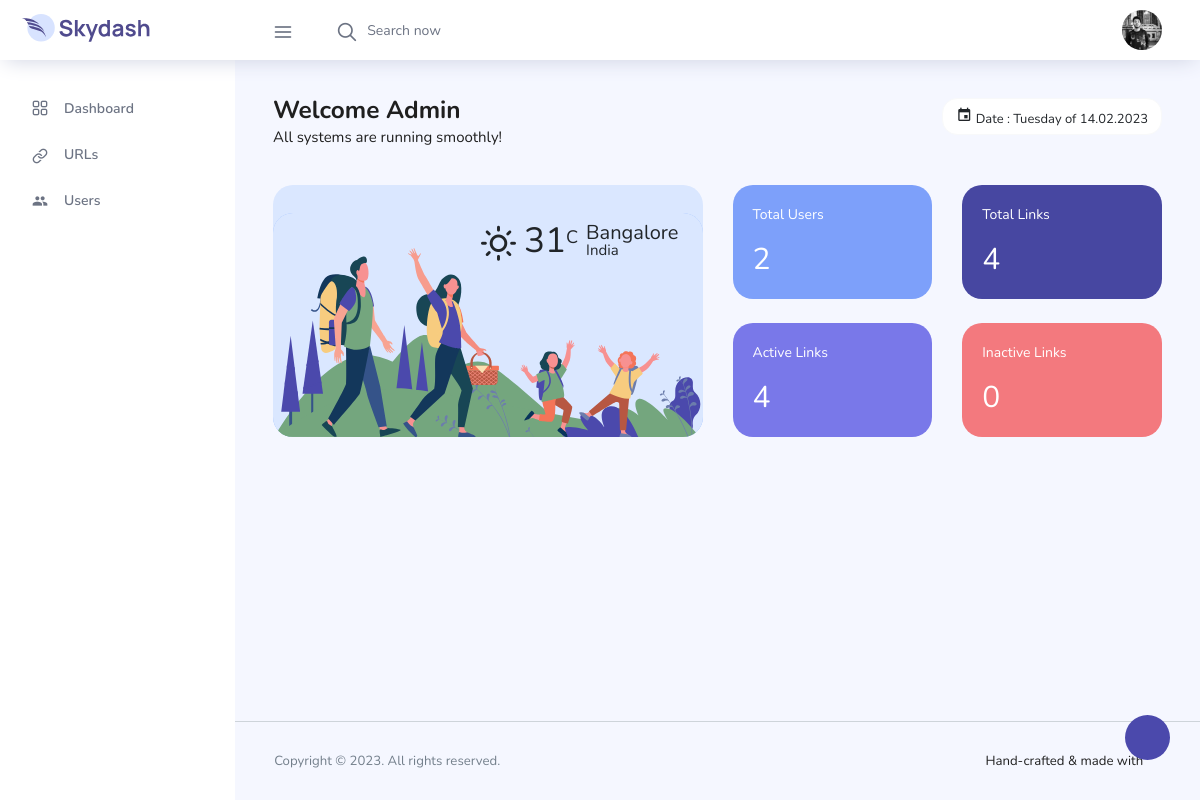
Page /admin/index.php (signed in) on the committed database.
### tables this page shows
CREATE TABLE `users` (
  `id` int(250) NOT NULL,
  `name` varchar(100) NOT NULL,
  `email` varchar(250) NOT NULL,
  `image` varchar(250) NOT NULL,
  `password` varchar(100) NOT NULL,
  `cpassword` varchar(100) NOT NULL,
  `date` datetime NOT NULL DEFAULT current_timestamp(),
  `role` varchar(100) NOT NULL DEFAULT 'user'
);

### admin/index.php (the view)
<?php
  include'./components/header.php';
  $email = $_SESSION['email'];
  $selectQuery = mysqli_query($conn, "SELECT `name` FROM `users` WHERE email = '$email'");
  $result = mysqli_fetch_assoc($selectQuery);
?>
      <div class="main-panel">
        <div class="content-wrapper">
          <div class="row">
            <div class="col-md-12 grid-margin">
              <div class="row">
                <div class="col-12 col-xl-8 mb-4 mb-xl-0">
                  <h3 class="font-weight-bold">Welcome <?php echo $result['name'];?></h3>
                  <h6 class="font-weight-normal mb-0">All systems are running smoothly! </h6>
                </div>
                <div class="col-12 col-xl-4">
                 <div class="justify-content-end d-flex">
                  <div class="dropdown flex-md-grow-1 flex-xl-grow-0">
                    <button class="btn btn-sm btn-light bg-white" type="button">
                     <i class="mdi mdi-calendar"></i> <?php echo "Date : " . date("l") ." of ". date("d.m.Y"); ?>
                    </button>
                  </div>
                 </div>
                </div>
              </div>
            </div>
          </div>
          <div class="row">
            <div class="col-md-6 grid-margin stretch-card">
              <div class="card tale-bg">
                <div class="card-people mt-auto">
                  <img src="./images/people.svg" alt="people">
                  <div class="weather-info">
                    <div class="d-flex">
                      <div>
                        <h2 class="mb-0 font-weight-normal"><i class="icon-sun mr-2"></i>31<sup>C</sup></h2>
                      </div>
                      <div class="ml-2">
                        <h4 class="location font-weight-normal">Bangalore</h4>
                        <h6 class="font-weight-normal">India</h6>
                      </div>
                    </div>
                  </div>
                </div>
              </div>
            </div>
            <div class="col-md-6 grid-margin transparent">
              <div class="row">
                <div class="col-md-6 mb-4 stretch-card transparent">
                  <div class="card card-tale">
                    <div class="card-body">
                      <p class="mb-4">Total Users</p>
                      <p class="fs-30 mb-2">
                        <?php
                          $selectQuery = mysqli_query($conn, "SELECT * FROM `users`");
                            if ($totalusers = mysqli_num_rows($selectQuery)) {
                              echo '<span class="number">'.$totalusers.'</span>';
                            }
                            else{
                              echo '<span class="number">0</span>';
                            }
                        ?>
                      </p>
                    </div>
                  </div>
                </div>
                <div class="col-md-6 mb-4 stretch-card transparent">
                  <div class="card card-dark-blue">
                    <div class="card-body">
                      <p class="mb-4">Total Links</p>
                      <p class="fs-30 mb-2">
                        <?php
                          $selectQuery = mysqli_query($conn, "SELECT * FROM `urls`");
                            if ($totallinks = mysqli_num_rows($selectQuery)) {
                              echo '<span class="number">'.$totallinks.'</span>';
                            }
                            else{
                              echo '<span class="number">0</span>';
                            }
                        ?>
                      </p>
                    </div>
                  </div>
                </div>
              </div>
              <div class="row">
                <div class="col-md-6 mb-4 mb-lg-0 stretch-card transparent">
                  <div class="card card-light-blue">
                    <div class="card-body">
                      <p class="mb-4">Active Links</p>
                      <p class="fs-30 mb-2">
                        <?php
                          $selectQuery = mysqli_query($conn, "SELECT * FROM `urls` WHERE status = '1'");
                            if ($activelinks = mysqli_num_rows($selectQuery)) {
                              echo '<span class="number">'.$activelinks.'</span>';
                            }
                            else{
                              echo '<span class="number">0</span>';
                            }
                        ?>
                      </p>
                    </div>
                  </div>
                </div>
                <div class="col-md-6 stretch-card transparent">
                  <div class="card card-light-danger">
                    <div class="card-body">
                      <p class="mb-4">Inactive Links</p>
                      <p class="fs-30 mb-2">
                        <?php
                          $selectQuery = mysqli_query($conn, "SELECT * FROM `urls` WHERE status = '0'");
                            if ($inactivelinks = mysqli_num_rows($selectQuery)) {
                              echo '<span class="number">'.$inactivelinks.'</span>';
                            }
                            else{
                              echo '<span class="number">0</span>';
                            }
                        ?>
                      </p>
                    </div>
                  </div>
                </div>
              </div>
            </div>
          </div>
        </div>
<?php
  include'./components/footer.php';
?>

### admin/components/header.php (shortened to what this page needs)
<?php
  include'../connection.php';
  $email = $_SESSION['email'];
  $selectQuery = mysqli_query($conn, "SELECT * FROM `users` WHERE email = '$email'");
  $result = mysqli_fetch_assoc($selectQuery);
?>
<!DOCTYPE html>
<html lang="en">
<head>
  <link rel="stylesheet" href="vendors/feather/feather.css">
  <link rel="stylesheet" href="vendors/ti-icons/css/themify-icons.css">
  <link rel="stylesheet" href="vendors/css/vendor.bundle.base.css">
  <link href="https://cdn.jsdelivr.net/npm/bootstrap@5.3.0-alpha1/dist/css/bootstrap.min.css" rel="stylesheet">
  <link rel="stylesheet" href="vendors/datatables.net-bs4/dataTables.bootstrap4.css">
  <link rel="stylesheet" href="vendors/ti-icons/css/themify-icons.css">
  <link rel="stylesheet" type="text/css" href="js/select.dataTables.min.css">
  <link rel="stylesheet" href="vendors/mdi/css/materialdesignicons.min.css">
  <link rel="stylesheet" href="css/vertical-layout-light/style.css">
</head>
<body>
  <div class="container-scroller">
    <nav class="navbar col-lg-12 col-12 p-0 fixed-top d-flex flex-row">
      <div class="text-center navbar-brand-wrapper d-flex align-items-center justify-content-center">
        <a class="navbar-brand brand-logo mr-5" href="index.html"><img src="images/logo.svg" class="mr-2" alt="logo"/></a>
      </div>
      <div class="navbar-menu-wrapper d-flex align-items-center justify-content-end">
        <button class="navbar-toggler navbar-toggler align-self-center" type="button" data-toggle="minimize">
          <span class="icon-menu"></span>
        </button>
        <ul class="navbar-nav mr-lg-2">
          <li class="nav-item nav-search d-none d-lg-block">
            <div class="input-group">
              <div class="input-group-prepend hover-cursor" id="navbar-search-icon">
                <span class="input-group-text" id="search">
                  <i class="icon-search"></i>
                </span>
              </div>
              <input type="text" class="form-control" id="navbar-search-input" placeholder="Search now" aria-label="search" aria-describedby="search">
            </div>
          </li>
        </ul>
        <ul class="navbar-nav navbar-nav-right">
          <li class="nav-item nav-profile dropdown">
            <a class="nav-link dropdown-toggle" href="#" data-toggle="dropdown" id="profileDropdown">
              <img src="../<?php echo $result['image']; ?>" alt="profile" />
            </a>
          </li>
        </ul>
      </div>
    </nav>
    <div class="container-fluid page-body-wrapper">
      <div class="theme-setting-wrapper">
        <div id="settings-trigger"><i class="ti-settings"></i></div>
      </div>
      <nav class="sidebar sidebar-offcanvas" id="sidebar">
        <ul class="nav">
          <li class="nav-item">
            <a class="nav-link" href="index.php">
              <i class="icon-grid menu-icon"></i>
              <span class="menu-title">Dashboard</span>
            </a>
          </li>
          <li class="nav-item">
            <a class="nav-link" data-toggle="collapse" href="#auth" aria-expanded="false" aria-controls="auth">
              <i class="icon-link menu-icon"></i>
              <span class="menu-title">URLs</span>
              <i class="menu-arrow"></i>
            </a>
          </li>
          <li class="nav-item">
            <a class="nav-link" href="./users.php">
              <i class="mdi mdi-account-multiple menu-icon"></i>
              <span class="menu-title">Users</span>
            </a>
          </li>
        </ul>
      </nav>

### rows in the picture
users: image (picture), name "Admin"

### other values in the picture
$totalusers "2"
$totallinks "4"
$activelinks "4"
